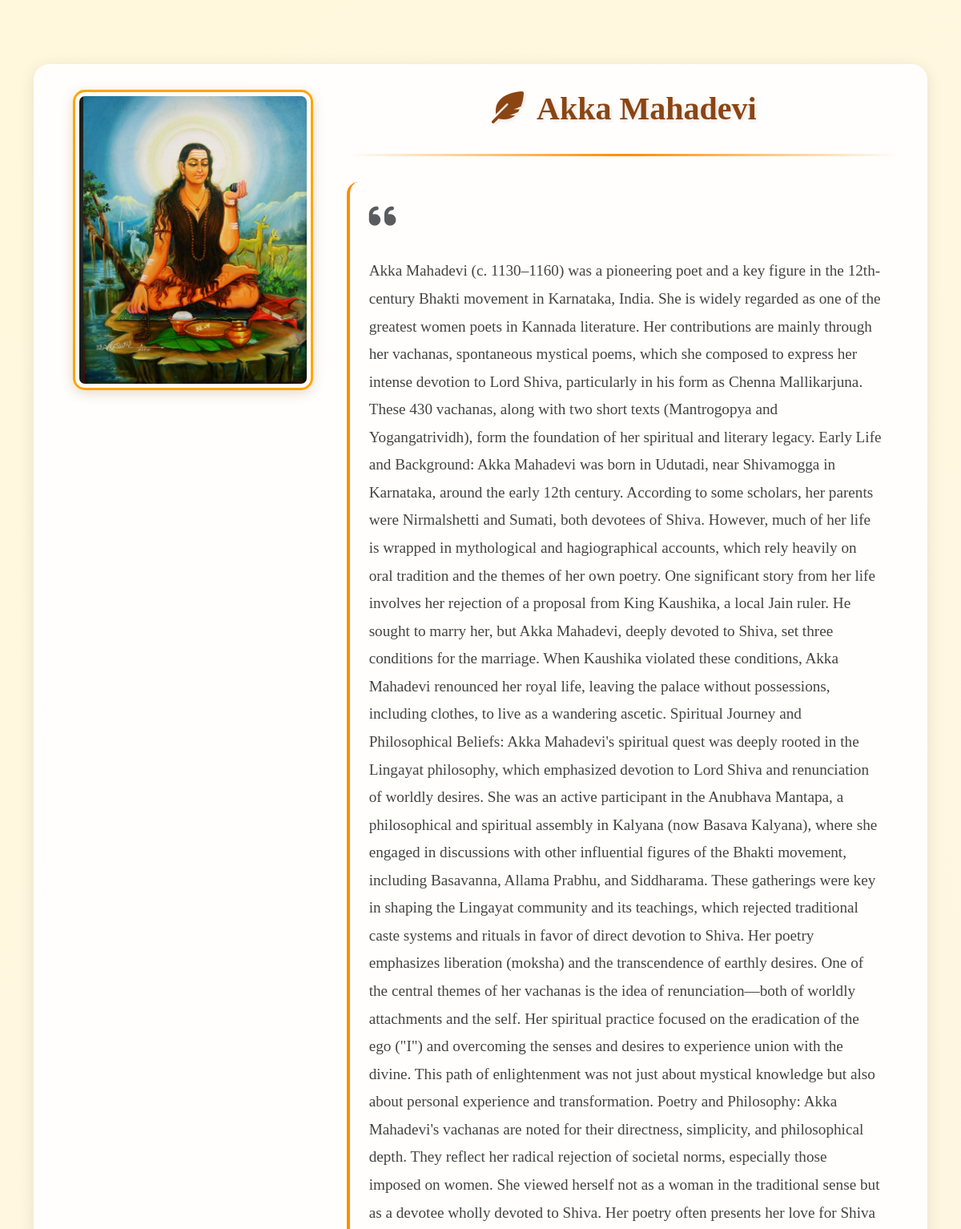
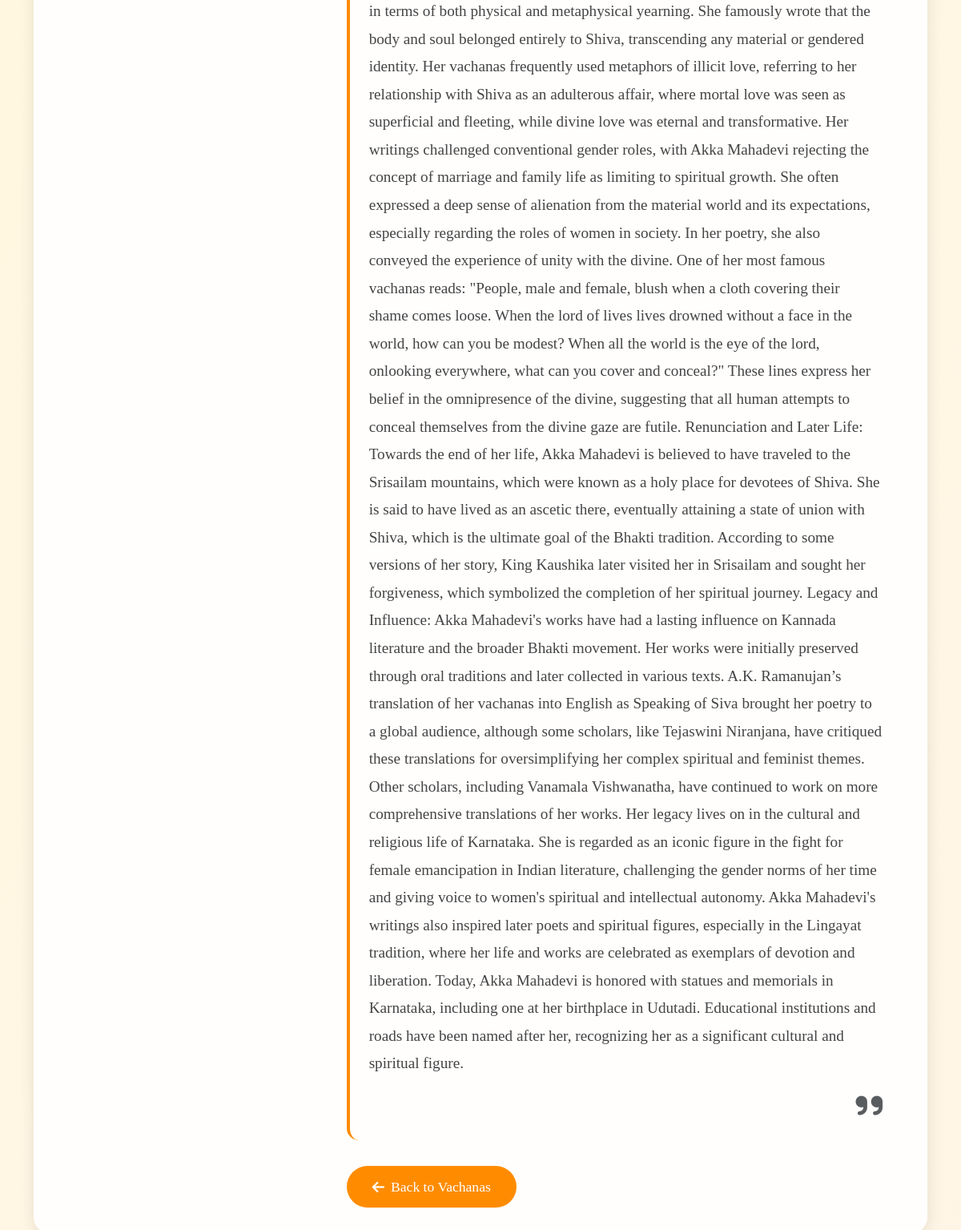
The page /authors/2/ on the database its author committed (2 pictures, top to bottom).
### authors/models.py (models this page shows, shortened)
class Author(models.Model):
    name = models.CharField(max_length=200, unique=True)
    information = models.TextField(verbose_name="Author Information")
    photo = models.ImageField(upload_to='authors_photos/', null=True, blank=True)
    vachanas = models.ForeignKey('vachanas.Vachana', on_delete=models.CASCADE, related_name='authors', null=True, blank=True)

### authors/views.py (the view)
# urls.py: path('<int:author_id>/', views.author_detail, name='author_detail'),
def author_detail(request, author_id):
    author = get_object_or_404(Author, id=author_id)
    return render(request, 'authors/author_detail.html', {'author': author})

### templates/authors/author_detail.html (shortened to what this page needs)
<!DOCTYPE html>
<html lang="en">
<head>
    <link href="https://cdn.jsdelivr.net/npm/bootstrap@5.3.0/dist/css/bootstrap.min.css" rel="stylesheet">
    <link href="https://cdnjs.cloudflare.com/ajax/libs/font-awesome/6.0.0/css/all.min.css" rel="stylesheet">
</head>
<body>
    <div class="container py-5">
        <div class="author-card">
            <div class="row">
                <div class="col-md-4 text-center">
                    <div class="author-photo">
                        {% if author.photo %}
                            <img src="{{ author.photo.url }}" alt="{{ author.name }}" class="img-fluid">
                        {% else %}
                            <div class="no-photo">
                                <i class="fas fa-user-circle"></i>
                            </div>
                        {% endif %}
                    </div>
                </div>
                <div class="col-md-8">
                    <h1 class="author-name">
                        <i class="fas fa-feather-alt me-3"></i>{{ author.name }}
                    </h1>
                    <div class="decorative-line"></div>
                    <div class="author-info">
                        <i class="fas fa-quote-left fa-2x text-muted mb-3"></i>
                        <p class="mt-3">{{ author.information }}</p>
                        <i class="fas fa-quote-right fa-2x text-muted d-block text-end mt-3"></i>
                    </div>
                    <div class="text-center text-md-start">
                        <a href="{% url 'vachanas:vachana_list' %}" class="back-btn text-decoration-none">
                            <i class="fas fa-arrow-left"></i>
                            Back to Vachanas
                        </a>
                    </div>
                </div>
            </div>
        </div>
    </div>
</body>
</html>

### templates/authors/author_detail.html (style rules this page uses)
:root { --primary-color: #FF8C00; --secondary-color: #8B4513; --accent-color: #FFA500; --bg-light: #FFF8DC; }
body { font-family: 'Palatino', serif; background: linear-gradient(135deg, var(--bg-light) 0%, #FFF5E6 100%); color: #333; min-height: 100vh; }
.author-card { background: rgba(255, 255, 255, 0.9); border-radius: 20px; padding: 2rem; box-shadow: 0 4px 20px rgba(0, 0, 0, 0.1); margin-top: 2rem; }
.author-photo { position: relative; margin-bottom: 2rem; }
.author-photo img { width: 100%; max-width: 300px; height: auto; border-radius: 15px; box-shadow: 0 4px 15px rgba(139, 69, 19, 0.2); border: 3px solid var(--accent-color); padding: 5px; }
.author-name { color: var(--secondary-color); font-size: 2.5rem; margin-bottom: 1rem; text-align: center; font-weight: bold; text-shadow: 2px 2px 4px rgba(0, 0, 0, 0.1); }
.author-info { font-size: 1.2rem; line-height: 1.8; color: #444; padding: 1.5rem; background: rgba(255, 255, 255, 0.5); border-radius: 15px; border-left: 4px solid var(--primary-color); }
.back-btn { background-color: var(--primary-color); color: white; padding: 0.8rem 2rem; border-radius: 30px; font-size: 1.1rem; transition: all 0.3s ease; border: none; margin-top: 2rem; display: inline-flex; align-items: center; gap: 0.5rem; }
.decorative-line { height: 3px; background: linear-gradient(to right, transparent, var(--primary-color), transparent); margin: 2rem 0; }

### rows shown on the page
Author: photo (picture), name "Akka Mahadevi", information "Akka Mahadevi (c. 1130–1160) was a pioneering poet and a key figure in the 12th-century Bhakti movement in Karnataka, India. She is widely regarded as one of the greatest women poets in Kannada literature. Her contributions are mainly through her vachanas, spontaneous mystical poems, which she composed to express her intense devotion to Lord Shiva, particularly in his form as Chenna Mallikarjuna. These 430 vachanas, along with two short texts (Mantrogopya and Yogangatrividh), form the foundation of her spiritual and literary legacy. Early Life and Background: Akka Mahadevi was born in Udutadi, near Shivamogga in Karnataka, around the early 12th century. According to some scholars, her…"
